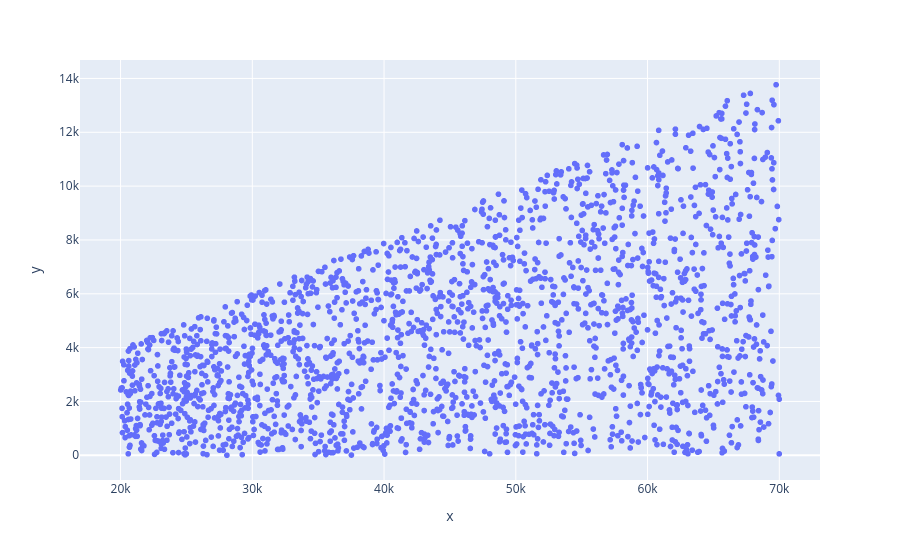

The notebook cell this image was saved under:
### Code cell
# Income x loan
grafico = px.scatter(x = base_credit['income'], y = base_credit['loan'])
grafico.show()

### Figure 1 — Plotly figure (JSON) as saved in the notebook; plotly's stock layout.template omitted (floating-point values rounded to 4 significant figures; data arrays with more than 128 entries replaced by an {"elided": "..."} marker saying what was removed)
{"data": [{"hovertemplate": "x=%{x}<br>y=%{y}<extra></extra>", "legendgroup": "", "marker": {"color": "#636efa", "symbol": "circle"}, "mode": "markers", "name": "", "showlegend": false, "type": "scattergl", "x": {"elided": "1997 float values"}, "xaxis": "x", "y": {"elided": "1997 float values"}, "yaxis": "y"}], "layout": {"legend": {"tracegroupgap": 0}, "margin": {"t": 60}, "xaxis": {"anchor": "y", "domain": [0, 1], "title": {"text": "x"}}, "yaxis": {"anchor": "x", "domain": [0, 1], "title": {"text": "y"}}}}
